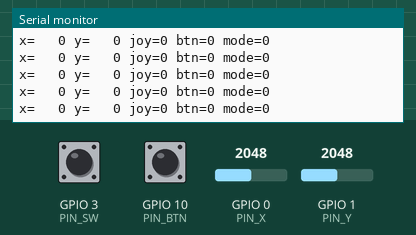
Simulated run of this sketch. Board: ESP32-C3. Shown: the last lines printed to the serial monitor. The test bench sets the inputs (shaded band); at power-on: GPIO 0 (PIN_X) = 2048, GPIO 1 (PIN_Y) = 2048, GPIO 3 (PIN_SW) HIGH, GPIO 10 (PIN_BTN) HIGH (analog values on the 0–4095 scale).

Above: at 1.5 s.
1.6 s: GPIO 0 (PIN_X) set to 2390
At 1.8 s:
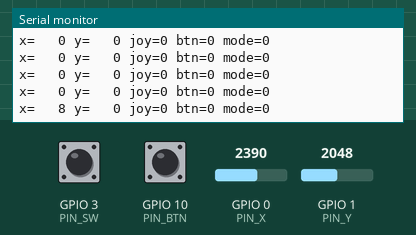
3.1 s: GPIO 0 (PIN_X) set to 2468
At 3.37 s:
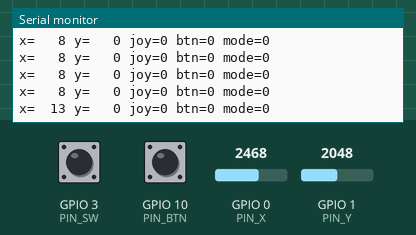
5.2 s: GPIO 1 (PIN_Y) set to 2198
At 5.46 s:
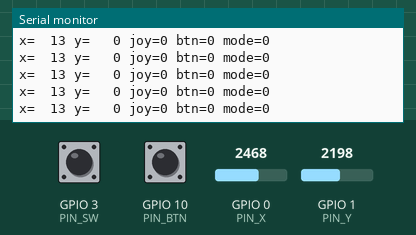
6.7 s: GPIO 1 (PIN_Y) set to 2294
At 7.02 s:
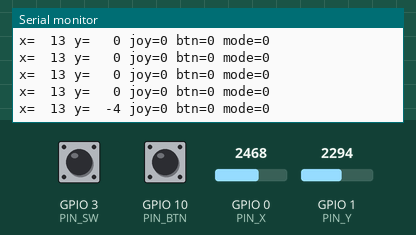

Measured:
- the behaviour switches between 2416 and 2417 on GPIO 0 (PIN_X) (found by bisection; images 1 and 2)
- the behaviour switches between 2232 and 2233 on GPIO 1 (PIN_Y) (found by bisection; images 3 and 4)
- after the input at 1.6 s, the serial monitor: prints a new line at once (image 1)
- after the input at 3.1 s, the serial monitor: prints a new line after 0.08 s (image 2)
- after the input at 6.7 s, the serial monitor: prints a new line after 0.14 s (image 4)

The sketch:

RemoteJoystick_TX.ino
```cpp
// Universal ESP-NOW joystick remote  -  ESP32-C3 Super Mini
// Sends joystick X/Y (-100..100), joystick click, a button and a mode number to ANY receiver.
// Board: "ESP32C3 Dev Module", USB CDC On Boot: Enabled.  Core: esp32 3.x
//
// Wiring (see PINS.md):  VRx->GPIO0  VRy->GPIO1  SW->GPIO3  Button->GPIO10 (other leg GND)  VCC->3V3  GND->GND
#include <WiFi.h>
#include <esp_now.h>
#include <esp_wifi.h>
#include "RemoteProtocol.h"

#define PIN_X    0
#define PIN_Y    1
#define PIN_SW   3
#define PIN_BTN  10

// Flip if a direction is inverted for your mounting
const bool INVERT_X = false;
const bool INVERT_Y = true;     // most modules read high when pushed down; true => up = forward
const int  DEADZONE = 8;        // percent
const uint32_t SEND_MS = 20;    // 50 Hz

const uint8_t BROADCAST[6] = {0xFF, 0xFF, 0xFF, 0xFF, 0xFF, 0xFF};
int centerX = 2048, centerY = 2048;
RemotePacket pkt;
uint8_t mode = 0;

int readAvg(int pin) {
  long s = 0;
  for (int i = 0; i < 16; i++) s += analogRead(pin);
  return s / 16;
}

// map raw ADC (0..4095) around the calibrated centre to -100..100
int8_t scaleAxis(int raw, int center, bool invert) {
  int v = raw >= center ? (raw - center) * 100L / max(1, 4095 - center)
                        : (raw - center) * 100L / max(1, center);
  v = constrain(v, -100, 100);
  if (abs(v) < DEADZONE) v = 0;
  else v = (v > 0 ? 1 : -1) * (abs(v) - DEADZONE) * 100 / (100 - DEADZONE);
  return invert ? -v : v;
}

void setup() {
  Serial.begin(115200);
  pinMode(PIN_SW, INPUT_PULLUP);
  pinMode(PIN_BTN, INPUT_PULLUP);
  analogReadResolution(12);
  analogSetAttenuation(ADC_11db);   // full 0..3.3V range

  delay(300);                        // let the stick settle, hands off at boot!
  centerX = readAvg(PIN_X);
  centerY = readAvg(PIN_Y);
  Serial.printf("centre X=%d Y=%d\n", centerX, centerY);

  WiFi.mode(WIFI_STA);
  esp_wifi_set_channel(REMOTE_CHANNEL, WIFI_SECOND_CHAN_NONE);
  if (esp_now_init() != ESP_OK) { Serial.println("ESP-NOW init failed"); while (1) delay(1000); }
  esp_now_peer_info_t peer = {};
  memcpy(peer.peer_addr, BROADCAST, 6);
  peer.channel = REMOTE_CHANNEL;
  peer.encrypt = false;
  esp_now_add_peer(&peer);
  pkt.magic = REMOTE_MAGIC;
}

bool btnPrev = false;
uint32_t btnDown = 0, lastSend = 0;

void loop() {
  // separate button: short press = next mode, held state also sent as `btn`
  bool b = digitalRead(PIN_BTN) == LOW;
  if (b && !btnPrev) btnDown = millis();
  if (!b && btnPrev && millis() - btnDown > 30 && millis() - btnDown < 600) {
    mode = (mode + 1) % REMOTE_MODES;
    Serial.printf("mode %d\n", mode);
  }
  btnPrev = b;

  if (millis() - lastSend >= SEND_MS) {
    lastSend = millis();
    pkt.x = scaleAxis(readAvg(PIN_X), centerX, INVERT_X);
    pkt.y = scaleAxis(readAvg(PIN_Y), centerY, INVERT_Y);
    pkt.joyBtn = digitalRead(PIN_SW) == LOW;
    pkt.btn = b;
    pkt.mode = mode;
    pkt.seq++;
    esp_now_send(BROADCAST, (uint8_t *)&pkt, sizeof(pkt));

    static uint32_t lastPrint = 0;
    if (millis() - lastPrint > 250) {
      lastPrint = millis();
      Serial.printf("x=%4d y=%4d joy=%d btn=%d mode=%d\n", pkt.x, pkt.y, pkt.joyBtn, pkt.btn, pkt.mode);
    }
  }
}
```

RemoteProtocol.h
```cpp
// Shared packet format for the universal ESP-NOW remote.
// Keep an identical copy of this file next to every sketch (Arduino needs it in the sketch folder).
#pragma once
#include <stdint.h>

#define REMOTE_MAGIC   0xA5
#define REMOTE_CHANNEL 1       // Wi-Fi channel; must match on remote and receiver
#define REMOTE_MODES   4       // mode cycles 0..3 with the separate button

struct __attribute__((packed)) RemotePacket {
  uint8_t magic;   // REMOTE_MAGIC
  int8_t  x;       // joystick X: -100 (left)    .. +100 (right), 0 = centre
  int8_t  y;       // joystick Y: -100 (back)    .. +100 (forward), 0 = centre
  uint8_t joyBtn;  // joystick click: 1 while held
  uint8_t btn;     // separate button: 1 while held
  uint8_t mode;    // 0..REMOTE_MODES-1, advanced by a short press of the separate button
  uint8_t seq;     // increments every packet (detect lost packets)
};
```
